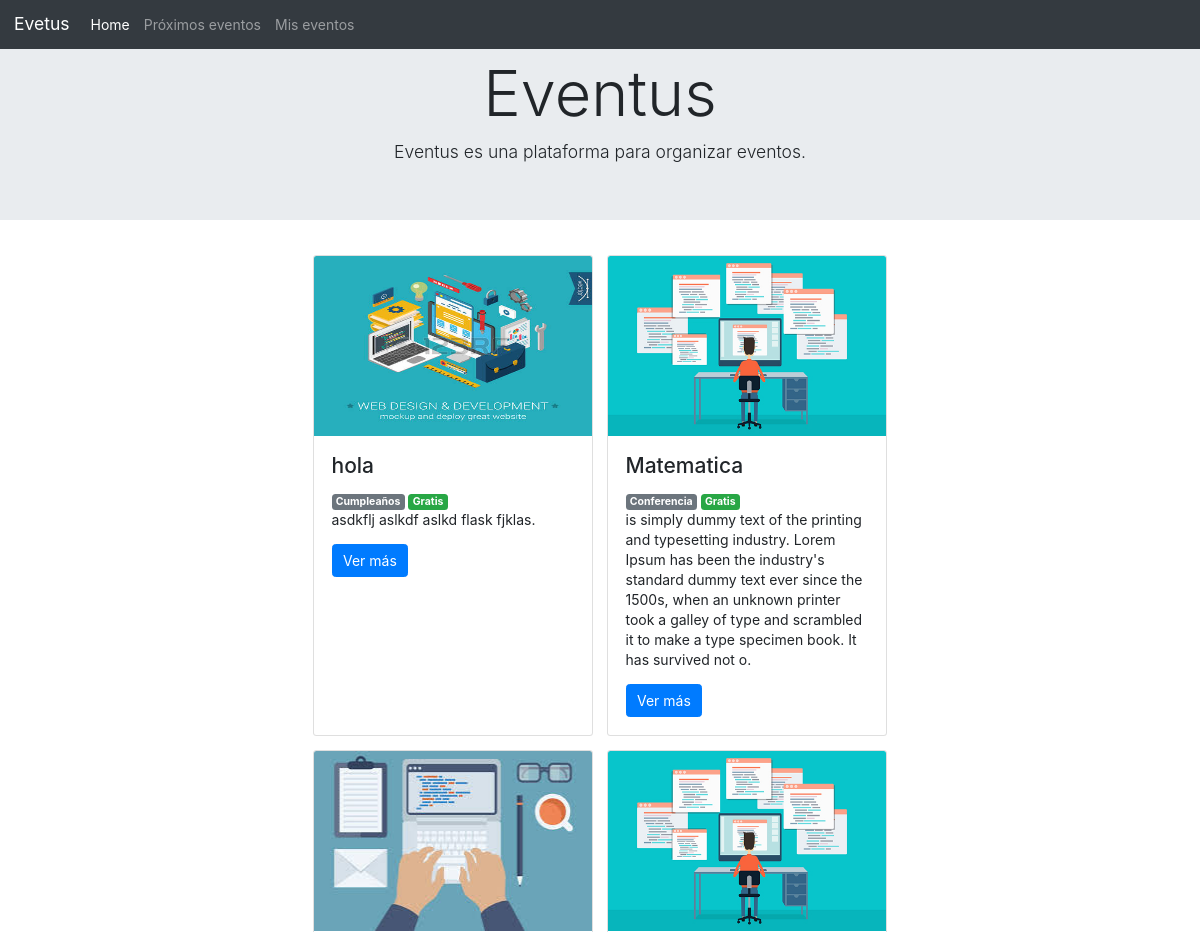
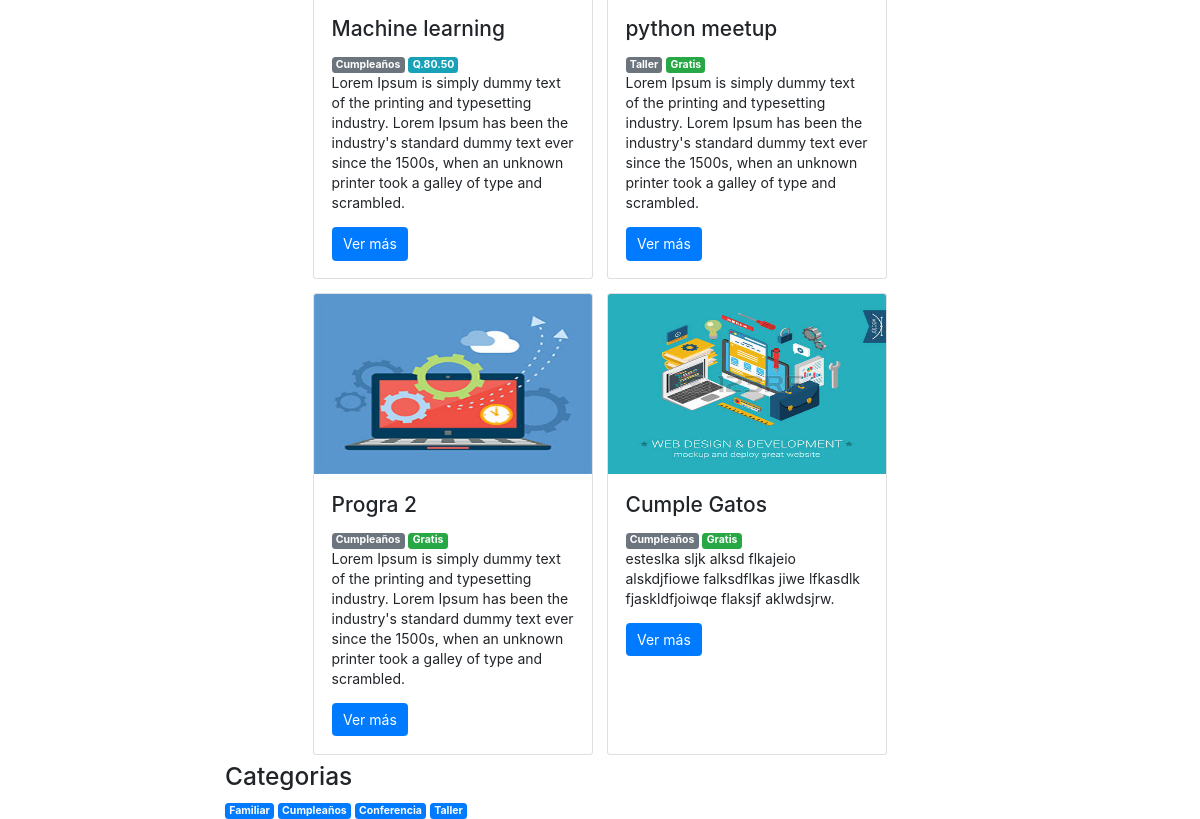
The page / on the database its author committed (2 pictures, top to bottom).
### events/models.py (models this page shows, shortened)
class TimeStampModel(models.Model):
    created = models.DateTimeField(default = timezone.now)
    modified = models.DateTimeField(default = timezone.now)
    class Meta:
        abstract = True

class Evento(TimeStampModel):
    nombre = models.CharField(max_length=200, unique=True)
    sumario = models.TextField(max_length=255)
    contenido = models.TextField()
    categoria = models.ForeignKey(Categoria)
    lugar = models.CharField(max_length=50)
    inicio = models.DateTimeField()
    final = models.DateTimeField()
    imagen = models.ImageField(blank = True)
    is_free = models.BooleanField(default=True)
    precio = models.DecimalField(max_digits=5, decimal_places=2, default=0.00)
    vistas = models.PositiveIntegerField(default=0, blank=True, null=True)
    organizador = models.ForeignKey('auth.User')

class Categoria(models.Model):
    nombre = models.CharField(max_length= 50)
    def __str__(self):
        return self.nombre

### events/views.py (the view)
# urls.py: url(r'^$',views.listar_eventos, name='home'), #se redirecciona a la url del blog
def listar_eventos(request):
    eventos = Evento.objects.all().order_by('-created')
    categorias = Categoria.objects.all()
    return render(request, 'events/listareventos.html',{'eventos': eventos, 'categorias':categorias})

### events/templates/events/listareventos.html
{% extends 'events/base.html' %}
{% block content %}
<div class ="row d-flex justify-content-center">
  {% for evento in eventos %}
    <div class="card mx-2 my-2 animated fadeIn" style="width: 20rem;">
      {%if evento.imagen%}
      <img class="card-img-top" src="{{evento.imagen.url}}" height="180" width="380" alt="Card image cap">
      {%endif%}
      <div class="card-body">
        <h4 class="card-title">{{evento.nombre}}</h4>
        <span class="badge badge-secondary">{{evento.categoria}}</span>
        {% if evento.is_free %}
          <span class="badge badge-success">Gratis</span>
        {%else%}
          <span class="badge badge-info">Q.{{evento.precio}}</span>
        {% endif %}
        <p class="card-text">{{evento.sumario}}.</p>
        <a href="{% url 'detEvento' pk=evento.pk %}" class="btn btn-primary">Ver más</a>
      </div>
    </div>
  {% endfor %}
  </div>
  <h3>Categorias</h3>
  {% for categoria in categorias%}
    <span class="badge badge-primary">{{categoria.nombre}}</span>
  {% endfor %}
{% endblock content %}

### rows shown on the page
Evento: imagen (picture), nombre "hola", categoria "Cumpleaños", is_free "Gratis", sumario "asdkflj aslkdf aslkd flask fjklas"
Evento: imagen (picture), nombre "Matematica", categoria "Conferencia", is_free "Gratis", sumario "is simply dummy text of the printing and typesetting industry. Lorem Ipsum has been the industry's standard dummy text ever since the 1500s, when an unknown printer took a galley of type and scrambled it to make a type specimen book. It has survived not o"
Evento: imagen (picture), nombre "Machine learning", categoria "Cumpleaños", precio "80.50", sumario "Lorem Ipsum is simply dummy text of the printing and typesetting industry. Lorem Ipsum has been the industry's standard dummy text ever since the 1500s, when an unknown printer took a galley of type and scrambled"
Evento: imagen (picture), nombre "python meetup", categoria "Taller", is_free "Gratis", sumario "Lorem Ipsum is simply dummy text of the printing and typesetting industry. Lorem Ipsum has been the industry's standard dummy text ever since the 1500s, when an unknown printer took a galley of type and scrambled"
Evento: imagen (picture), nombre "Progra 2", categoria "Cumpleaños", is_free "Gratis", sumario "Lorem Ipsum is simply dummy text of the printing and typesetting industry. Lorem Ipsum has been the industry's standard dummy text ever since the 1500s, when an unknown printer took a galley of type and scrambled"
Evento: imagen (picture), nombre "Cumple Gatos", categoria "Cumpleaños", is_free "Gratis", sumario "esteslka sljk alksd flkajeio alskdjfiowe falksdflkas jiwe lfkasdlk fjaskldfjoiwqe flaksjf aklwdsjrw"
Categoria: nombre "Familiar"
Categoria: nombre "Cumpleaños"
Categoria: nombre "Conferencia"
Categoria: nombre "Taller"
